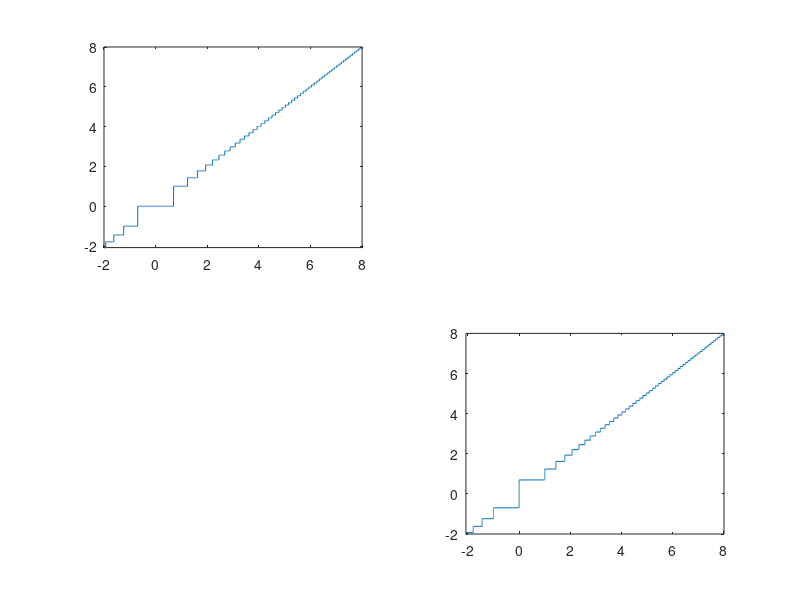

The MATLAB script that drew this image: (Note: this script raises an error after producing the figure.)
%How to use mdbm with anonymous function functions

% crating a stair function with smaller and small steps
x=linspace(-2,8,10001);
Nr=1.9;
fround=@(x)round(abs(x.^Nr)).^(1/Nr).*sign(x);
y=fround(x);
figure(1),clf
subplot(2,2,1)
plot(x,y)
axis tight

subplot(2,2,4)
plot(y,x)
axis tight

%% apply it to a circle (circle if Npow is set to 2)

ax=[];
ax(1).val=linspace(0,5,15);
ax(2).val=linspace(0,5,15);
Npow=1.5; %now it is a norm with power 1.5
f=@(ax) sum((abs(((ax))-2.5)).^Npow,1)-2^Npow;
mdbm_sol=mdbm(ax,f,7);


figure(1)
subplot(2,2,2)
plotobject=plot_mdbm(mdbm_sol,'k');
set(plotobject,'LineWidth',2)
hold on
f=@(ax) sum((abs((fround(ax))-2.5)).^Npow,1)-2^Npow;
mdbm_sol=mdbm(ax,f,7);
plotobject=plot_mdbm(mdbm_sol,'r');
set(plotobject,'LineWidth',2)
legend('without fround', 'with fround', 'Location', 'northeast')
%%

ax(1).val=linspace(-2,8,15);
ax(2).val=linspace(-2,8,15);
f=@(ax) sum((abs(sin((ax)))).^Npow,1)-0.8^Npow;
mdbm_sol=mdbm(ax,f,6);

figure(1)
subplot(2,2,3)
plotobject=plot_mdbm(mdbm_sol,'k');
set(plotobject,'LineWidth',2)
view(2)

f=@(ax) sum((abs(sin(fround(ax)))).^Npow,1)-0.8^Npow;
mdbm_sol=mdbm(ax,f,6);

figure(1)
subplot(2,2,3),hold on
plotobject=plot_mdbm(mdbm_sol,'r');
set(plotobject,'LineWidth',2)
legend('without fround', 'with fround', 'Location', 'northeast')
